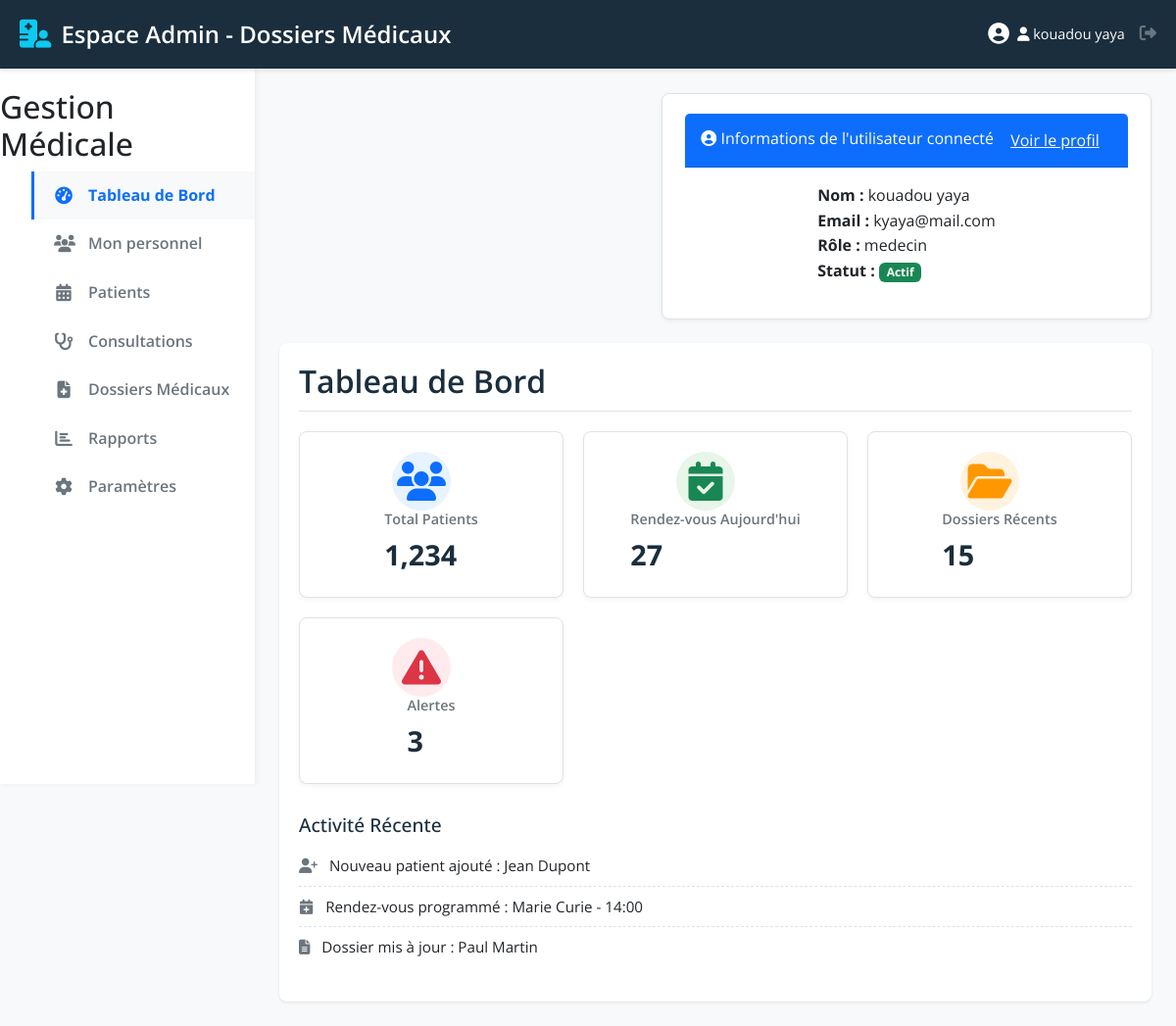
The page /lantern/ (signed in) on the database as committed earlier.
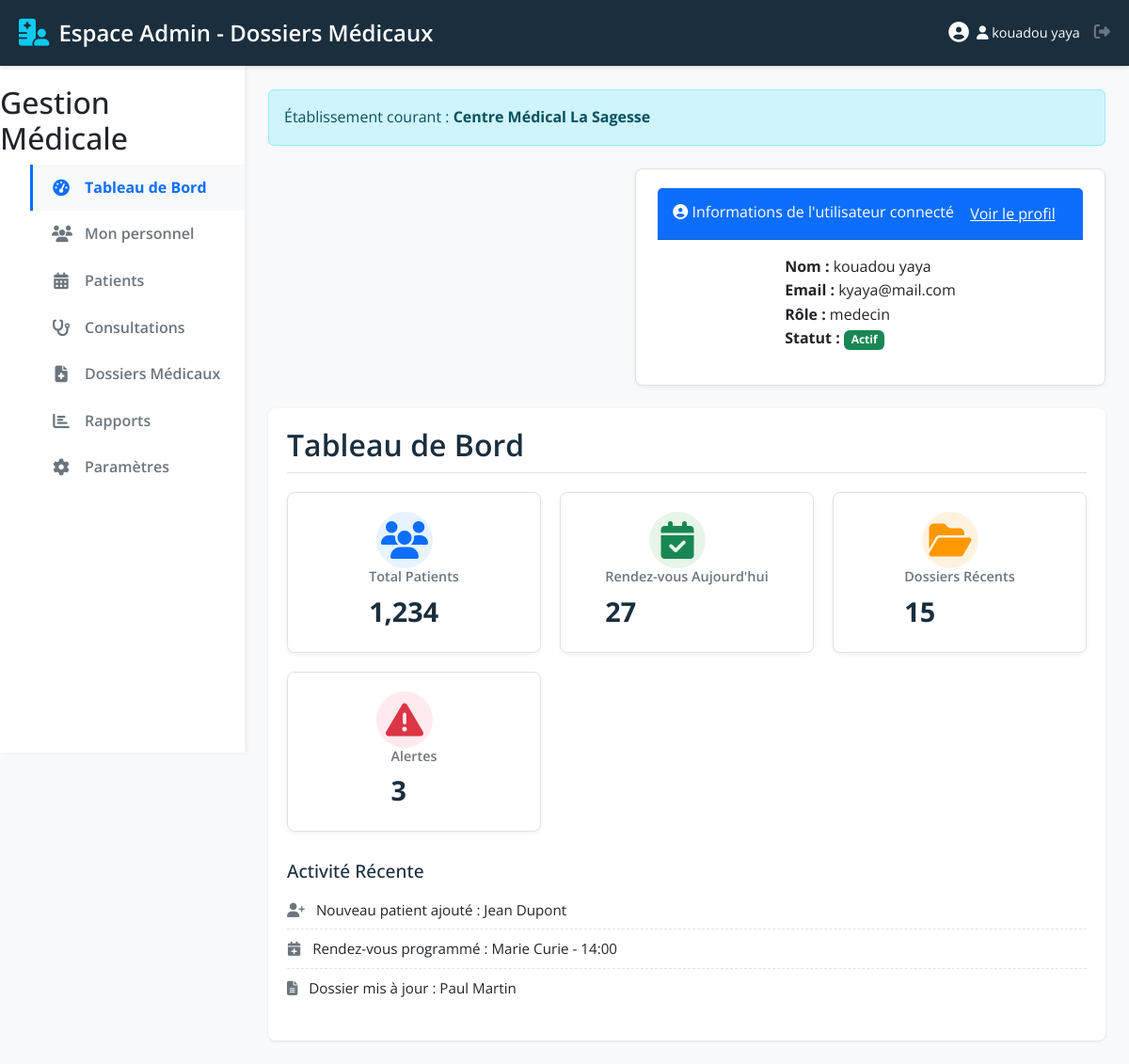
The same page on the database as committed later.
### tables this page shows
CREATE TABLE `utilisateurs` (
  `id` int(11) NOT NULL,
  `nom` varchar(100) NOT NULL,
  `email` varchar(100) NOT NULL,
  `mot_de_passe` varchar(255) NOT NULL,
  `role` enum('admin','medecin','secretaire') DEFAULT 'medecin',
  `actif` tinyint(1) DEFAULT 1,
  `date_creation` datetime DEFAULT current_timestamp()
);

CREATE TABLE `etab_enreg` (
  `id` int(11) NOT NULL,
  `nom` varchar(255) NOT NULL,
  `type` varchar(50) DEFAULT NULL,
  `adresse` varchar(255) DEFAULT NULL,
  `telephone` varchar(30) DEFAULT NULL,
  `email` varchar(100) DEFAULT NULL,
  `responsable` varchar(100) DEFAULT NULL,
  `date_creation` datetime DEFAULT current_timestamp()
);

### lantern/index.php (the view, shortened to what this page needs)
<?php
require_once '../database/db.php';
$etablissement_id = $_SESSION['etablissement_id'] ?? null;
$etablissement_nom = '';
if ($etablissement_id) {
    $stmt = $pdo->prepare("SELECT nom FROM etab_enreg WHERE id = :id");
    $stmt->execute([':id' => $etablissement_id]);
    $row = $stmt->fetch();
    if ($row) {
        $etablissement_nom = $row['nom'];
    }
}
$user_id = $_SESSION['user_id'] ?? ($_SESSION['evaans_users_auth'] ?? null);
if ($user_id) {
    $stmt = $pdo->prepare("SELECT * FROM utilisateurs WHERE id = :id");
    $stmt->execute([':id' => $user_id]);
    $user_infos = $stmt->fetch();
}
?>
<!DOCTYPE html>
<html lang="fr">
<head>
    <link href="https://cdn.jsdelivr.net/npm/bootstrap@5.3.2/dist/css/bootstrap.min.css" rel="stylesheet">
    <link rel="stylesheet" href="https://cdnjs.cloudflare.com/ajax/libs/font-awesome/6.4.0/css/all.min.css">
    <link rel="stylesheet" href="css/style.css">
</head>
<body>
    <div class="dashboard-container">
        <?php require_once 'inclusions/header.php'; ?>
        <div class="dashboard-body">
            <aside class="sidebar">
                <?php require_once 'inclusions/sidebar.php'; ?>
            </aside>
            <main class="main-content">
                <?php if ($etablissement_nom): ?>
                    <div class="alert alert-info mb-4">Établissement courant : <strong><?= htmlspecialchars($etablissement_nom) ?></strong></div>
                <?php endif; ?>
                <?php if ($user_infos): ?>
                    <div class="card mb-4" style="max-width:500px; margin-left:auto; margin-right:0;">
                        <div class="card-header bg-primary text-white">
                            <i class="fas fa-user-circle"></i> Informations de l'utilisateur connecté
                            <button type="button" class="btn btn-link text-white" data-bs-toggle="modal" data-bs-target="#userProfileModal">
                                Voir le profil
                            </button>
                        </div>
                        <div class="card-body">
                            <ul class="list-unstyled mb-0">
                                <li><strong>Nom :</strong> <?= htmlspecialchars($user_infos['nom'] ?? '') ?></li>
                                <?php if (!empty($user_infos['email'])): ?>
                                    <li><strong>Email :</strong> <?= htmlspecialchars($user_infos['email']) ?></li>
                                <?php endif; ?>
                                <?php if (!empty($user_infos['role'])): ?>
                                    <li><strong>Rôle :</strong> <?= htmlspecialchars($user_infos['role']) ?></li>
                                <?php endif; ?>
                                <?php if (isset($user_infos['actif'])): ?>
                                    <li><strong>Statut :</strong> <?= $user_infos['actif'] ? '<span class="badge bg-success">Actif</span>' : '<span class="badge bg-danger">Inactif</span>' ?></li>
                                <?php endif; ?>
                            </ul>
                        </div>
                    </div>
                <?php endif; ?>
                <section id="dashboard" class="content-section active">
                    <h2>Tableau de Bord</h2>
                    <div class="stats-cards">
                        <div class="card">
                            <div class="card-icon"><i class="fas fa-users"></i></div>
                            <div class="card-content">
                                <h3>Total Patients</h3>
                                <p>1,234</p>
                            </div>
                        </div>
                        <div class="card">
                            <div class="card-icon"><i class="fas fa-calendar-check"></i></div>
                            <div class="card-content">
                                <h3>Rendez-vous Aujourd'hui</h3>
                                <p>27</p>
                            </div>
                        </div>
                        <div class="card">
                            <div class="card-icon"><i class="fas fa-folder-open"></i></div>
                            <div class="card-content">
                                <h3>Dossiers Récents</h3>
                                <p>15</p>
                            </div>
                        </div>
                        <div class="card">
                            <div class="card-icon"><i class="fas fa-exclamation-triangle"></i></div>
                            <div class="card-content">
                                <h3>Alertes</h3>
                                <p>3</p>
                            </div>
                        </div>
                    </div>
                    <div class="recent-activity">
                        <h3>Activité Récente</h3>
                        <ul>
                            <li><i class="fas fa-user-plus activity-icon"></i> Nouveau patient ajouté : Jean Dupont</li>
                            <li><i class="fas fa-calendar-plus activity-icon"></i> Rendez-vous programmé : Marie Curie - 14:00</li>
                            <li><i class="fas fa-file-alt activity-icon"></i> Dossier mis à jour : Paul Martin</li>
                        </ul>
                    </div>
                </section>
            </main>
        </div>
    </div>
</body>
</html>

### lantern/inclusions/header.php (shortened to what this page needs)
<header class="dashboard-header">
    <div class="d-flex align-items-center">
        <div class="logo-container">
            <i class="fas fa-hospital-user header-logo-icon"></i>
            <h1>Espace Admin - Dossiers Médicaux</h1>
        </div>
    </div>
    <div class="user-profile">
        <a href="#" data-bs-toggle="modal" data-bs-target="#userProfileModal" class="user-profile-link">
            <i class="fas fa-user-circle"></i>
            <span class="navbar-text ms-auto">
                <?php if (!empty($user_infos['nom'])): ?>
                    <i class="fas fa-user"></i> <?= htmlspecialchars($user_infos['nom']) ?>
                <?php endif; ?>
            </span>
        </a>
        <a href="logout.php">
            <i class="fas fa-sign-out-alt logout-icon" title="Déconnexion" data-bs-toggle="modal"
               data-bs-target="#logoutConfirmationModal" style="cursor: pointer;"></i>
        </a>
    </div>
</header>

### lantern/inclusions/sidebar.php
<?php
$current = basename($_SERVER['PHP_SELF']);
?>
<div class="sidebar-header">
    <h2>Gestion Médicale</h2>
</div>
<nav class="sidebar-nav">
    <ul>
        <li>
            <a href="index.php" class="nav-link <?= $current == 'index.php' ? 'active' : '' ?>">
                <i class="fas fa-tachometer-alt"></i> Tableau de Bord
            </a>
        </li>
        <li>
            <a href="inclusions/Modifier_personnel.php" class="nav-link <?= $current == 'Modifier_personnel.php' ? 'active' : '' ?>">
                <i class="fas fa-users"></i> Mon personnel
            </a>
        </li>
        <li>
            <a href="inclusions/liste_patient.php" class="nav-link <?= $current == 'liste_patient.php' ? 'active' : '' ?>">
                <i class="fas fa-calendar-alt"></i> Patients
            </a>
        </li>
        <li>
            <a href="consultations.php" class="nav-link <?= $current == 'consultations.php' ? 'active' : '' ?>">
                <i class="fas fa-stethoscope"></i> Consultations
            </a>
        </li>
        <li>
            <a href="inclusions/dossier_medicaux.php" class="nav-link <?= $current == 'dossier_medicaux.php' ? 'active' : '' ?>">
                <i class="fas fa-file-medical"></i> Dossiers Médicaux
            </a>
        </li>
        <li>
            <a href="reports.php" class="nav-link <?= $current == 'reports.php' ? 'active' : '' ?>">
                <i class="fas fa-chart-bar"></i> Rapports
            </a>
        </li>
        <li>
            <a href="settings.php" class="nav-link <?= $current == 'settings.php' ? 'active' : '' ?>">
                <i class="fas fa-cog"></i> Paramètres
            </a>
        </li>
    </ul>
</nav>

Rows that differ between the two databases and show on the page:
added etab_enreg: nom "Centre Médical La Sagesse"
Other text that changed with them:
text now shown: "Établissement courant :"
